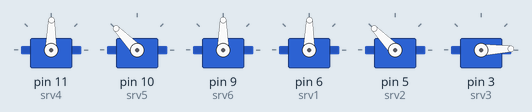
Recording of a sketch running on a simulated Arduino Uno, built with avr-gcc and run on an emulated ATmega328P. Parts: 6 × servo.

Above: at 0.05 s.
At 0.4 s:
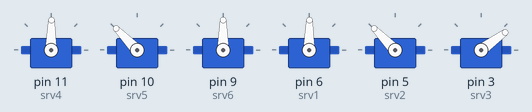
At 0.8 s:
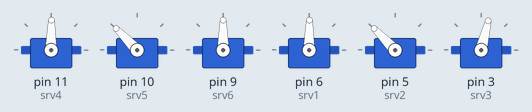
At 1.15 s:
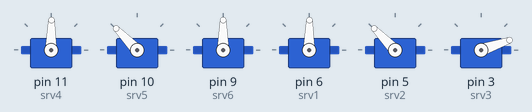
At 1.55 s:
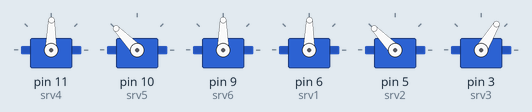
At 1.85 s:
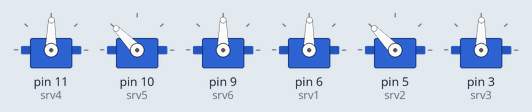
Timing chart, 0 to 4.3 s (numbered marks = the images above):
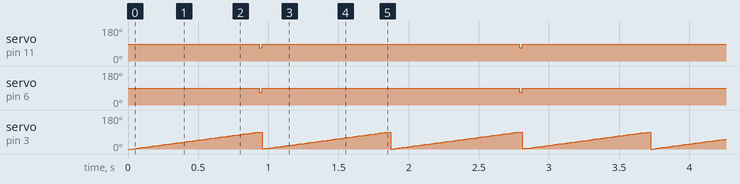

Measured:
- by itself, servo on pin 11 (srv4): alternates 89° for 1.8 s and 69° for 0.02 s
- by itself, servo on pin 6 (srv1): alternates 89° for 1.8 s and 68° for 0.02 s
- by itself, servo on pin 3 (srv3): ramps from 0° to 89° and jumps back, once every 0.93 s

The sketch:

bodacious_vihelmo_kasi1.ino
```cpp
#include <Servo.h>

Servo srv4;
Servo srv5;
Servo srv6;
Servo srv1;
Servo srv2;
Servo srv3;

//initial position when the robot first turned on
int i=0;

void setup() {
  srv4.attach(11);
  srv5.attach(10);
  srv6.attach(9);
   srv1.attach(6);
   srv2.attach(5);
   srv3.attach(3);
}

void loop() {
  for (i=0; i<90; i++)
  {
    srv4.write(i);
    srv1.write(i);

  }
  for (i=90;i<135; i++)
  {
    srv5.write(i);
    srv2.write(i);

  }

  //first move: waving with one hand
  for (i=0;i<90;i++){
    srv3.write(i);
    delay(10);
  }

  //second move: sadness where both hands fall beside the robot

  for (i<90; i=0; i--)
  {
    srv4.write(i);
    srv1.write(i);

  }
  for (i<135;i=0; i--)
  {
    srv5.write(i);
    srv2.write(i);

  }

  //third move:hooray!

  for (i=0; i>180; i++)
  {
    srv4.write(i);

  }
  for (i=0; i>180; i++)
  {
    srv1.write(i);

  }
}
```
